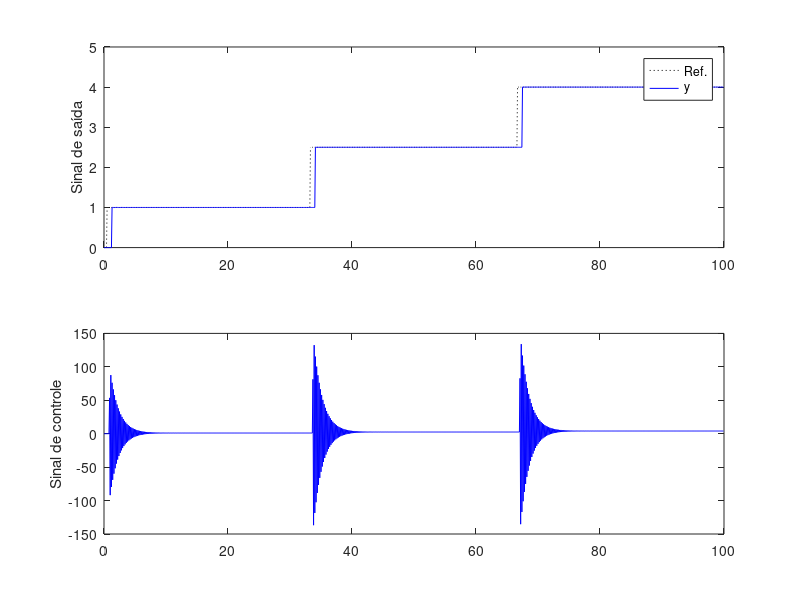

Source code (MATLAB):
%% Atividade 04: 
% Para as classes de plantas mostradas a seguir, projetar o sistemas GMVC incrementais de ordem mínima,
% realizando os seguintes testes e comparando-os com uma solução baseada em PID: 
clear all; close all; clc;

%% Planta b) G(s) = ( 4/(s^{2}+2s+4) )*e^{-0.3s}
Ts = 0.1; % periodo de amostragem (s)
d = round((0.3/Ts) + 1);   % atraso discreto (em amostras)
lambida = 1e-5;

    g = 1;          % ganho do sistema
    wn = 2;         % frequencia natural (rad/s)
    zeta = 0.5;     % fator de amortecimento

Gs = tf(g*wn^2, [1  2*zeta*wn   wn^2])
Gz = c2d(Gs,Ts, 'zoh')

Az = Gz.den{1};
    a0 = Az(1); a1 = Az(2); a2 = Az(3);
Bz = Gz.num{1};
    b0 = Bz(2); b1 = Bz(3);

    % Ampliar o modelo para incluir a diferença discreta.
    % Δ = 1-z^-1
    DAz = conv(Az,[1 -1]);
        da0 = DAz(1); da1 = DAz(2); da2 = DAz(3); da3 = DAz(4);

    % Equação Diofantina
        % E(z)= e0 + e1*z^{-1} + e2*z^{-2} + e3*z^{-3}
        % F(z)= f0 + f1*z^{-1} + f2*z^{-2}
    e0 = 1;
    e1 = -da1;
    e2 = -da2-da1*e1;
    e3 = -da3-da2*e1-da1*e2;
    f0 = -da3*e1-da2*e2-da1*e3;
    f1 = -da3*e2-da2*e3;
    f2 = -da3*e3;
    
    % R(z)
    r0 = b0*e0+lambida;
    r1 = b0*e1+b1*e0;
    r2 = b0*e2+b1*e1;
    r3 = b0*e3+b1*e2;
    r4 = b1*e3;

%% Simulação no dominio do tempo
tfinal = 100; % tempo de simulação (em segundos)
N = round( tfinal/Ts );
t = 0:Ts:N*Ts-Ts;

    % Sinal de referencia
    % ref(1:N) = 0; ref(3:N) = 1;
    ref(1:5)=0;
    ref(6: round( N/3 ))=1;
    ref(1+round( N/3 ): round(2*N/3) )=2.5;
    ref(1+round( 2*N/3 ): N )= 4;

    % Ruído de processo
    w = 0*wgn(1,N,1e-4,'linear');

    % Condições iniciais
    y(1:5) = 0; u(1:5) = 0; du(1:5) = 0;

for k = 6:N
    % Modelo da planta
    y(k) = (1/da0)*( -da1*y(k-1)-da2*y(k-2)-da3*y(k-3)+b0*du(k-4)+b1*du(k-5)+w(k) );

    % Controlador
    du(k) = (1/r0)*( -r1*du(k-1)-r2*du(k-2)-r3*du(k-3)-r4*du(k-4)+ref(k-4)-f0*y(k)-f1*y(k-1)-f2*y(k-2) ); 
    u(k) = u(k-1) +du(k);
end

%% Plot
figure;
subplot(211)
    plot(t,ref,':k',t,y,'b');
    ylabel('Sinal de saída');
    legend('Ref.','y');
subplot(212)
    plot(t,u,'b');
    ylabel('Sinal de controle');
